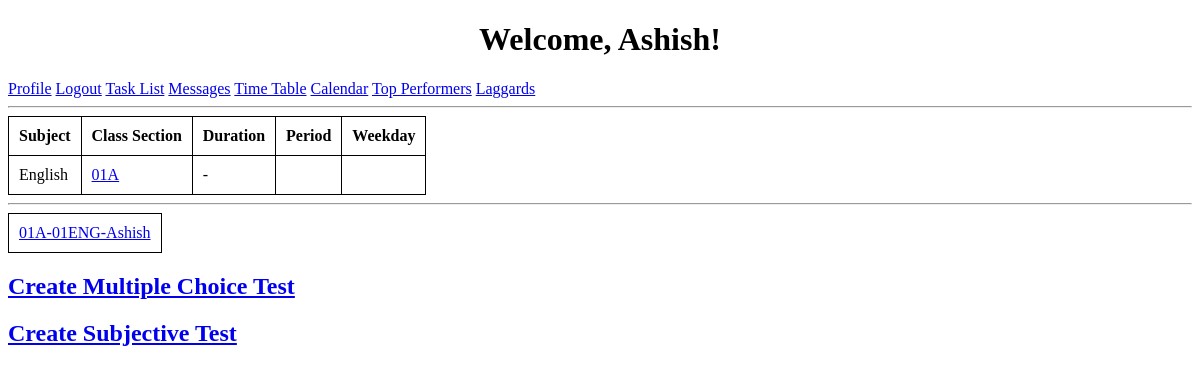
Page /teacher/home/2 on the earlier database version.
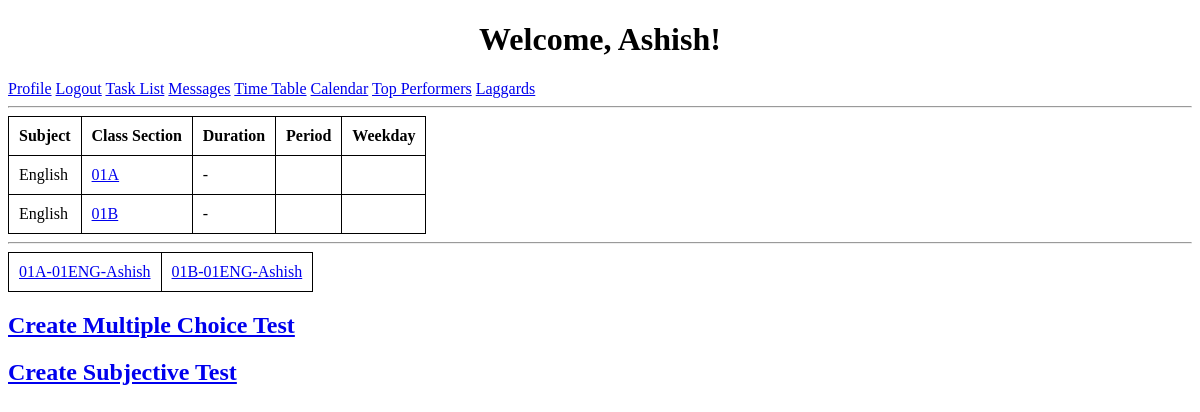
Same page on the later database version.
### principal/models.py (models this page shows, shortened)
class Personal_Info(models.Model):
    Index = models.IntegerField(primary_key=True)
    Role = models.CharField(max_length=20)
    FirstName = models.CharField(max_length=20)
    MiddleName = models.CharField(max_length=20, null=True, blank=True)
    LastName = models.CharField(max_length=20)
    DOB = models.DateField(auto_now=False)
    Sex = models.CharField(max_length=12)
    Contact = models.CharField(max_length=12)
    SecondaryContact = models.CharField(max_length=12,default='')
    EMail = models.CharField(max_length=40)
    SecondaryEMail =models.CharField(max_length=40,default='')
    BloodGroup = models.CharField(max_length=3)
    AddressLine1 = models.TextField(max_length=60)
    City = models.CharField(max_length=50)
    State = models.CharField(max_length=50)
    Pincode = models.CharField(max_length=6)
    CommuteDistance = models.FloatField()             # XX.X kms
    CommuteTime = models.IntegerField()                 # minutes
    CommuteBy = models.CharField(max_length=10)
    JoiningDate = models.DateField(default='')

class Subjects(models.Model):
    SubjectCode = models.CharField(primary_key=True, max_length=5)       # 07GEO, 12MAT
    SubjectName = models.CharField(max_length=20)                        # GEO, MAT
    Description = models.TextField(max_length=200)
    Books = models.TextField(max_length=150)
    Prerequisites = models.TextField(max_length=150)
    NoOfTeachers = models.IntegerField(default=0)                        # total in all classes and sections
    BaseSubject = models.CharField(max_length=20)
    Category = models.CharField(max_length=10)                           # importance level
    DifficultyLevel = models.IntegerField(default=2)                     # 1 (easy) to 5 (hard)
    AvgScore = models.DecimalField(max_digits=4, decimal_places=2)
    def __str__(self):
        return str(self.SubjectCode)

### teacher/models.py (models this page shows, shortened)
class SubjectAllotment (models.Model):
    Class = models.ForeignKey(Classes)
    Subject = models.ForeignKey(Subjects)
    Teacher = models.ForeignKey(Teachers)
    SessionYear = models.CharField(max_length=9)
    def __str__(self):
        return str(self.Class)+"-"+str(self.Subject)+"-"+str(self.Teacher.Index.FirstName)

class Classes(models.Model):
    ClassSection = models.CharField(primary_key=True, max_length=3)         # 09C
    RoomID = models.ForeignKey(Rooms)
    ClassTeacherID = models.ForeignKey(Teachers)
    Students = models.IntegerField(default=0)
    Subjects = models.IntegerField(default=0)
    SessionYear = models.CharField(max_length=9)
    def __str__(self):
        return str(self.ClassSection)

class Teachers(models.Model):
    TeacherID = models.CharField(primary_key=True, max_length=12)
    Index = models.ForeignKey(Personal_Info, limit_choices_to={'FirstName__in':Personal_Info.objects.filter(Role='Teacher').values('FirstName')})
    ClassesPerWeek = models.IntegerField(default=0)
    Qualification1 = models.TextField(max_length=50, default='NA')
    Qualification2 = models.TextField(max_length=50, default='NA')
    PreviousExperience = models.TextField(max_length=250)
    ExperienceOfMonths = models.IntegerField(default=0)                     # no. of months
    Salary = models.IntegerField(default=0)                                 # without commas
    SessionYear = models.CharField(max_length=9)                            # 2017-2018
    Attribute1 = models.CharField(max_length=20)
    Attribute2 = models.CharField(max_length=20)
    Attribute3 = models.CharField(max_length=20)
    Attribute4 = models.CharField(max_length=20)
    Attribute5 = models.CharField(max_length=20)
    Attribute1Rating = models.IntegerField(default=0)
    Attribute2Rating = models.IntegerField(default=0)
    Attribute3Rating = models.IntegerField(default=0)
    Attribute4Rating = models.IntegerField(default=0)
    Attribute5Rating = models.IntegerField(default=0)
    Subject1 = models.CharField(max_length=25, default='')
    Subject2 = models.CharField(max_length=25, default='')
    Subject3 = models.CharField(max_length=25, default='')
    Skill1 = models.CharField(max_length=25, default=0)
    Skill2 = models.CharField(max_length=25, default=0)
    Skill3 = models.CharField(max_length=25, default=0)

### teacher/views.py (the view)
# urls.py: url(r'home/(?P<index>[0-9]+)$', views.home),
def home(request, index):
    user = Personal_Info.objects.get(Index=index)
    teacher_id = Teachers.objects.get(Index=user)
    subject_teacher = SubjectAllotment.objects.filter(Teacher=teacher_id)
    timetable = []
    for i in subject_teacher:
        timetable.append(TimeTable.objects.filter(Subject=i.Subject, Class=i.Class))
    return render(request, 'teacherhome/teacherhome.html', {'context': user, 'classes': subject_teacher, "subjects": timetable})

### teacher/templates/teacherhome/teacherhome.html (shortened to what this page needs)
<!DOCTYPE html>
<html lang="en">
<head>
</head>
<body>
    <h1><center>Welcome, {{ context.FirstName }}!</center></h1>
    <a href="/teacher/{{ context.Index }}/profile/">Profile</a>
    <a href="/">Logout</a>
    <a href="/teacher/{{ context.Index }}/tasklist/">Task List</a>
    <a href="/teacher/{{ context.Index }}/messages/">Messages</a>
    <a href="/teacher/{{ context.Index }}/timetable">Time Table</a>
    <a href="/teacher/{{ context.Index }}/calendar">Calendar</a>
    <a href="/teacher/{{ context.Index }}/topperformers">Top Performers</a>
    <a href="/teacher/{{ context.Index }}/laggards">Laggards</a>
    <br>
    <hr>
    <table cellpadding="10">
        <tr>
            <th>Subject</th>
            <th>Class Section</th>
            <th>Duration</th>
            <th>Period</th>
            <th>Weekday</th>
        </tr>
        {% for i in classes %}
        <tr>
            <td>
                {{ i.Subject.SubjectName }}
            </td>
            <td>
                <a href="/teacher/class/{{ context.Index }}/{{ i.Class.ClassSection }}">{{ i.Class.ClassSection }}</a>
            </td>
            <td>
                {{ i.TTID.StartTime }} - {{ i.TTID.EndTime }}
            </td>
            <td>
            </td>
            <td>
            </td>
        </tr>
        {% endfor %}
    </table>
    <hr>
    <table cellpadding="10" border="2">
        <tr>
            {% for i in classes %}
                <td>
                    <a href="/teacher/assignment/{{ context.Index }}/{{ i.pk }}">{{ i }}</a>
                </td>
            {% endfor %}
        </tr>
    </table>
    <a href="/teacher/multiplechoice/{{ context.Index }}/"><h2>Create Multiple Choice Test</h2></a>
    <a href="/teacher/subjective/{{ context.Index }}/"><h2>Create Subjective Test</h2></a>
</body>
</html>

### teacher/templates/teacherhome/teacherhome.html (style rules this page uses)
table { border-collapse: collapse; }
table, th, td { border: 1px solid black; }

Differences in the rows shown:
added SubjectAllotment: Subject.SubjectName "English", Class.ClassSection "01B", Class+Subject+Teacher "01B-01ENG-Ashish"
